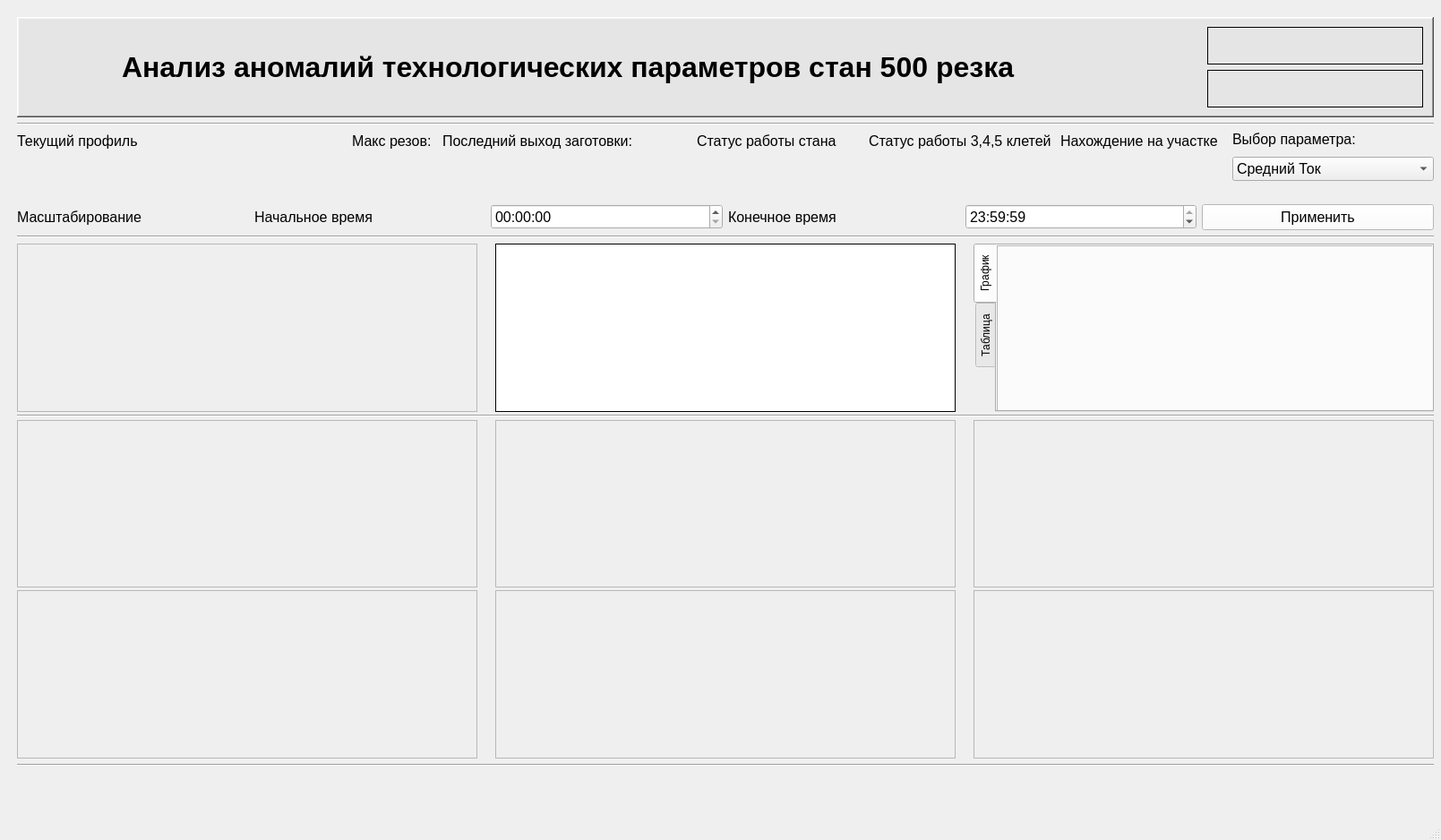
<?xml version="1.0" encoding="UTF-8"?>
<ui version="4.0">
 <class>MainWindow</class>
 <widget class="QMainWindow" name="MainWindow">
  <property name="geometry">
   <rect>
    <x>0</x>
    <y>0</y>
    <width>1609</width>
    <height>938</height>
   </rect>
  </property>
  <property name="windowTitle">
   <string>Анализ аномалий технологических параметров</string>
  </property>
  <property name="styleSheet">
   <string notr="true"/>
  </property>
  <widget class="QWidget" name="centralwidget">
   <widget class="QFrame" name="verticalFrame_5">
    <property name="geometry">
     <rect>
      <x>10</x>
      <y>10</y>
      <width>1591</width>
      <height>871</height>
     </rect>
    </property>
    <layout class="QVBoxLayout" name="MainLayout" stretch="0,0,2,1,0,20,0">
     <property name="sizeConstraint">
      <enum>QLayout::SetMaximumSize</enum>
     </property>
     <property name="rightMargin">
      <number>0</number>
     </property>
     <property name="bottomMargin">
      <number>25</number>
     </property>
     <item>
      <widget class="QFrame" name="HeaderFrame">
       <property name="styleSheet">
        <string notr="true">background-color:  #e5e5e5</string>
       </property>
       <property name="frameShape">
        <enum>QFrame::WinPanel</enum>
       </property>
       <property name="frameShadow">
        <enum>QFrame::Raised</enum>
       </property>
       <layout class="QHBoxLayout" name="HeaderLayout" stretch="1,10,2">
        <property name="rightMargin">
         <number>10</number>
        </property>
        <item>
         <widget class="QLabel" name="label">
          <property name="maximumSize">
           <size>
            <width>100</width>
            <height>100</height>
           </size>
          </property>
          <property name="text">
           <string/>
          </property>
          <property name="pixmap">
           <pixmap>logo.png</pixmap>
          </property>
          <property name="scaledContents">
           <bool>true</bool>
          </property>
         </widget>
        </item>
        <item>
         <widget class="QLabel" name="TitleLabel">
          <property name="font">
           <font>
            <pointsize>24</pointsize>
            <weight>75</weight>
            <bold>true</bold>
           </font>
          </property>
          <property name="styleSheet">
           <string notr="true"/>
          </property>
          <property name="frameShape">
           <enum>QFrame::NoFrame</enum>
          </property>
          <property name="text">
           <string>Анализ аномалий технологических параметров стан 500 резка</string>
          </property>
         </widget>
        </item>
        <item>
         <layout class="QVBoxLayout" name="verticalLayout_6">
          <property name="topMargin">
           <number>0</number>
          </property>
          <item>
           <widget class="QFrame" name="TimeFrame">
            <property name="frameShape">
             <enum>QFrame::Box</enum>
            </property>
            <layout class="QHBoxLayout" name="horizontalLayout_5">
             <item>
              <widget class="QLabel" name="timeLabel">
               <property name="font">
                <font>
                 <pointsize>14</pointsize>
                 <weight>75</weight>
                 <bold>true</bold>
                </font>
               </property>
               <property name="text">
                <string/>
               </property>
               <property name="alignment">
                <set>Qt::AlignCenter</set>
               </property>
              </widget>
             </item>
            </layout>
           </widget>
          </item>
          <item>
           <widget class="QFrame" name="DateFrame">
            <property name="frameShape">
             <enum>QFrame::Box</enum>
            </property>
            <layout class="QHBoxLayout" name="horizontalLayout_6">
             <item>
              <widget class="QLabel" name="dateLabel">
               <property name="font">
                <font>
                 <pointsize>14</pointsize>
                 <weight>75</weight>
                 <bold>true</bold>
                </font>
               </property>
               <property name="text">
                <string/>
               </property>
               <property name="alignment">
                <set>Qt::AlignCenter</set>
               </property>
              </widget>
             </item>
            </layout>
           </widget>
          </item>
         </layout>
        </item>
       </layout>
      </widget>
     </item>
     <item>
      <widget class="Line" name="line">
       <property name="frameShadow">
        <enum>QFrame::Sunken</enum>
       </property>
       <property name="orientation">
        <enum>Qt::Horizontal</enum>
       </property>
      </widget>
     </item>
     <item>
      <layout class="QHBoxLayout" name="FunctionalLayout" stretch="4,1,3,2,2,2,2">
       <property name="spacing">
        <number>10</number>
       </property>
       <property name="sizeConstraint">
        <enum>QLayout::SetDefaultConstraint</enum>
       </property>
       <property name="bottomMargin">
        <number>0</number>
       </property>
       <item>
        <layout class="QVBoxLayout" name="CurrentProfileLayout">
         <property name="spacing">
          <number>10</number>
         </property>
         <property name="bottomMargin">
          <number>20</number>
         </property>
         <item>
          <widget class="QLabel" name="label_9">
           <property name="font">
            <font>
             <pointsize>12</pointsize>
            </font>
           </property>
           <property name="text">
            <string>Текущий профиль</string>
           </property>
          </widget>
         </item>
         <item>
          <widget class="QLabel" name="label_10">
           <property name="font">
            <font>
             <pointsize>12</pointsize>
            </font>
           </property>
           <property name="styleSheet">
            <string notr="true">color: rgb(255, 255, 255);</string>
           </property>
           <property name="text">
            <string/>
           </property>
          </widget>
         </item>
        </layout>
       </item>
       <item>
        <layout class="QVBoxLayout" name="Passages">
         <property name="spacing">
          <number>10</number>
         </property>
         <property name="bottomMargin">
          <number>20</number>
         </property>
         <item>
          <widget class="QLabel" name="label_11">
           <property name="font">
            <font>
             <pointsize>12</pointsize>
            </font>
           </property>
           <property name="text">
            <string>Макс резов:</string>
           </property>
          </widget>
         </item>
         <item>
          <widget class="QLabel" name="label_14">
           <property name="font">
            <font>
             <pointsize>12</pointsize>
            </font>
           </property>
           <property name="text">
            <string/>
           </property>
          </widget>
         </item>
        </layout>
       </item>
       <item>
        <layout class="QVBoxLayout" name="verticalLayout_2">
         <property name="spacing">
          <number>10</number>
         </property>
         <property name="bottomMargin">
          <number>20</number>
         </property>
         <item>
          <widget class="QLabel" name="label_37">
           <property name="font">
            <font>
             <pointsize>12</pointsize>
            </font>
           </property>
           <property name="text">
            <string>Последний выход заготовки:</string>
           </property>
          </widget>
         </item>
         <item>
          <widget class="QLabel" name="label_24">
           <property name="font">
            <font>
             <pointsize>12</pointsize>
            </font>
           </property>
           <property name="text">
            <string/>
           </property>
          </widget>
         </item>
        </layout>
       </item>
       <item>
        <layout class="QVBoxLayout" name="StatusLayout" stretch="1,1">
         <property name="spacing">
          <number>10</number>
         </property>
         <property name="bottomMargin">
          <number>20</number>
         </property>
         <item>
          <widget class="QLabel" name="label_33">
           <property name="font">
            <font>
             <pointsize>12</pointsize>
            </font>
           </property>
           <property name="text">
            <string>Статус работы стана</string>
           </property>
          </widget>
         </item>
         <item>
          <layout class="QHBoxLayout" name="horizontalLayout_7">
           <item>
            <widget class="QLabel" name="labelstatus">
             <property name="font">
              <font>
               <pointsize>12</pointsize>
              </font>
             </property>
             <property name="styleSheet">
              <string notr="true">color: rgb(255, 255, 255);</string>
             </property>
             <property name="text">
              <string/>
             </property>
            </widget>
           </item>
           <item>
            <widget class="QLabel" name="labeldowntime">
             <property name="font">
              <font>
               <pointsize>12</pointsize>
              </font>
             </property>
             <property name="text">
              <string/>
             </property>
            </widget>
           </item>
          </layout>
         </item>
        </layout>
       </item>
       <item>
        <layout class="QVBoxLayout" name="StatusLayout_2" stretch="1,1">
         <property name="spacing">
          <number>10</number>
         </property>
         <property name="bottomMargin">
          <number>20</number>
         </property>
         <item>
          <widget class="QLabel" name="label_35">
           <property name="font">
            <font>
             <pointsize>12</pointsize>
            </font>
           </property>
           <property name="text">
            <string>Статус работы 3,4,5 клетей</string>
           </property>
          </widget>
         </item>
         <item>
          <layout class="QHBoxLayout" name="horizontalLayout_8">
           <item>
            <widget class="QLabel" name="labeldowntimeklet_text">
             <property name="font">
              <font>
               <pointsize>12</pointsize>
              </font>
             </property>
             <property name="styleSheet">
              <string notr="true">color: rgb(255, 255, 255);</string>
             </property>
             <property name="text">
              <string/>
             </property>
            </widget>
           </item>
           <item>
            <widget class="QLabel" name="labeldowntimeklet_time">
             <property name="font">
              <font>
               <pointsize>12</pointsize>
              </font>
             </property>
             <property name="text">
              <string/>
             </property>
            </widget>
           </item>
          </layout>
         </item>
        </layout>
       </item>
       <item>
        <layout class="QVBoxLayout" name="OnReginonLayout" stretch="1,1">
         <property name="spacing">
          <number>10</number>
         </property>
         <property name="bottomMargin">
          <number>20</number>
         </property>
         <item>
          <widget class="QLabel" name="label_36">
           <property name="font">
            <font>
             <pointsize>12</pointsize>
            </font>
           </property>
           <property name="text">
            <string>Нахождение на участке</string>
           </property>
          </widget>
         </item>
         <item>
          <layout class="QHBoxLayout" name="horizontalLayout_9">
           <item>
            <widget class="QLabel" name="label_onRegion">
             <property name="font">
              <font>
               <pointsize>12</pointsize>
              </font>
             </property>
             <property name="styleSheet">
              <string notr="true">color: rgb(255, 255, 255);</string>
             </property>
             <property name="text">
              <string/>
             </property>
            </widget>
           </item>
          </layout>
         </item>
        </layout>
       </item>
       <item>
        <layout class="QVBoxLayout" name="ChangeParamLayout" stretch="1,1">
         <property name="spacing">
          <number>10</number>
         </property>
         <property name="bottomMargin">
          <number>20</number>
         </property>
         <item>
          <widget class="QLabel" name="label_3">
           <property name="font">
            <font>
             <pointsize>12</pointsize>
            </font>
           </property>
           <property name="text">
            <string>Выбор параметра:</string>
           </property>
          </widget>
         </item>
         <item>
          <widget class="QComboBox" name="comboBox">
           <property name="sizePolicy">
            <sizepolicy hsizetype="Minimum" vsizetype="Minimum">
             <horstretch>0</horstretch>
             <verstretch>0</verstretch>
            </sizepolicy>
           </property>
           <property name="font">
            <font>
             <pointsize>12</pointsize>
            </font>
           </property>
           <item>
            <property name="text">
             <string>Средний Ток</string>
            </property>
           </item>
           <item>
            <property name="text">
             <string>Максимальный Ток</string>
            </property>
           </item>
           <item>
            <property name="text">
             <string>Средняя мощность</string>
            </property>
           </item>
           <item>
            <property name="text">
             <string>Максимаьлная мощность</string>
            </property>
           </item>
           <item>
            <property name="text">
             <string>Средняя вибрация</string>
            </property>
           </item>
           <item>
            <property name="text">
             <string>Максимальная вибрация</string>
            </property>
           </item>
           <item>
            <property name="text">
             <string>Паузы перед проходами</string>
            </property>
           </item>
           <item>
            <property name="text">
             <string>Время цикла</string>
            </property>
           </item>
           <item>
            <property name="text">
             <string>Время реза</string>
            </property>
           </item>
           <item>
            <property name="text">
             <string>Скорость вращения диска</string>
            </property>
           </item>
           <item>
            <property name="text">
             <string>Диаметр диска</string>
            </property>
           </item>
          </widget>
         </item>
        </layout>
       </item>
      </layout>
     </item>
     <item>
      <layout class="QHBoxLayout" name="horizontalLayout_4">
       <item>
        <layout class="QHBoxLayout" name="horizontalLayout">
         <item>
          <widget class="QLabel" name="label_30">
           <property name="font">
            <font>
             <pointsize>12</pointsize>
            </font>
           </property>
           <property name="text">
            <string>Масштабирование</string>
           </property>
          </widget>
         </item>
         <item>
          <widget class="QLabel" name="label_32">
           <property name="font">
            <font>
             <pointsize>12</pointsize>
            </font>
           </property>
           <property name="text">
            <string>Начальное время</string>
           </property>
          </widget>
         </item>
         <item>
          <widget class="QTimeEdit" name="timeEdit">
           <property name="font">
            <font>
             <pointsize>12</pointsize>
            </font>
           </property>
           <property name="displayFormat">
            <string>HH:mm:ss</string>
           </property>
          </widget>
         </item>
         <item>
          <widget class="QLabel" name="label_31">
           <property name="font">
            <font>
             <pointsize>12</pointsize>
            </font>
           </property>
           <property name="text">
            <string>Конечное время</string>
           </property>
          </widget>
         </item>
         <item>
          <widget class="QTimeEdit" name="timeEdit_2">
           <property name="font">
            <font>
             <pointsize>12</pointsize>
            </font>
           </property>
           <property name="displayFormat">
            <string>HH:mm:ss</string>
           </property>
           <property name="time">
            <time>
             <hour>23</hour>
             <minute>59</minute>
             <second>59</second>
            </time>
           </property>
          </widget>
         </item>
         <item>
          <widget class="QPushButton" name="btnSaveMas">
           <property name="sizePolicy">
            <sizepolicy hsizetype="Minimum" vsizetype="Minimum">
             <horstretch>0</horstretch>
             <verstretch>0</verstretch>
            </sizepolicy>
           </property>
           <property name="palette">
            <palette>
             <active>
              <colorrole role="WindowText">
               <brush brushstyle="SolidPattern">
                <color alpha="255">
                 <red>0</red>
                 <green>0</green>
                 <blue>0</blue>
                </color>
               </brush>
              </colorrole>
              <colorrole role="Button">
               <brush brushstyle="SolidPattern">
                <color alpha="255">
                 <red>255</red>
                 <green>255</green>
                 <blue>255</blue>
                </color>
               </brush>
              </colorrole>
              <colorrole role="Light">
               <brush brushstyle="SolidPattern">
                <color alpha="255">
                 <red>255</red>
                 <green>255</green>
                 <blue>255</blue>
                </color>
               </brush>
              </colorrole>
              <colorrole role="Midlight">
               <brush brushstyle="SolidPattern">
                <color alpha="255">
                 <red>255</red>
                 <green>255</green>
                 <blue>255</blue>
                </color>
               </brush>
              </colorrole>
              <colorrole role="Dark">
               <brush brushstyle="SolidPattern">
                <color alpha="255">
                 <red>127</red>
                 <green>127</green>
                 <blue>127</blue>
                </color>
               </brush>
              </colorrole>
              <colorrole role="Mid">
               <brush brushstyle="SolidPattern">
                <color alpha="255">
                 <red>170</red>
                 <green>170</green>
                 <blue>170</blue>
                </color>
               </brush>
              </colorrole>
              <colorrole role="Text">
               <brush brushstyle="SolidPattern">
                <color alpha="255">
                 <red>0</red>
                 <green>0</green>
                 <blue>0</blue>
                </color>
               </brush>
              </colorrole>
              <colorrole role="BrightText">
               <brush brushstyle="SolidPattern">
                <color alpha="255">
                 <red>255</red>
                 <green>255</green>
                 <blue>255</blue>
                </color>
               </brush>
              </colorrole>
              <colorrole role="ButtonText">
               <brush brushstyle="SolidPattern">
                <color alpha="255">
                 <red>0</red>
                 <green>0</green>
                 <blue>0</blue>
                </color>
               </brush>
              </colorrole>
              <colorrole role="Base">
               <brush brushstyle="SolidPattern">
                <color alpha="255">
                 <red>255</red>
                 <green>255</green>
                 <blue>255</blue>
                </color>
               </brush>
              </colorrole>
              <colorrole role="Window">
               <brush brushstyle="SolidPattern">
                <color alpha="255">
                 <red>255</red>
                 <green>255</green>
                 <blue>255</blue>
                </color>
               </brush>
              </colorrole>
              <colorrole role="Shadow">
               <brush brushstyle="SolidPattern">
                <color alpha="255">
                 <red>0</red>
                 <green>0</green>
                 <blue>0</blue>
                </color>
               </brush>
              </colorrole>
              <colorrole role="AlternateBase">
               <brush brushstyle="SolidPattern">
                <color alpha="255">
                 <red>255</red>
                 <green>255</green>
                 <blue>255</blue>
                </color>
               </brush>
              </colorrole>
              <colorrole role="ToolTipBase">
               <brush brushstyle="SolidPattern">
                <color alpha="255">
                 <red>255</red>
                 <green>255</green>
                 <blue>220</blue>
                </color>
               </brush>
              </colorrole>
              <colorrole role="ToolTipText">
               <brush brushstyle="SolidPattern">
                <color alpha="255">
                 <red>0</red>
                 <green>0</green>
                 <blue>0</blue>
                </color>
               </brush>
              </colorrole>
              <colorrole role="PlaceholderText">
               <brush brushstyle="SolidPattern">
                <color alpha="128">
                 <red>0</red>
                 <green>0</green>
                 <blue>0</blue>
                </color>
               </brush>
              </colorrole>
             </active>
             <inactive>
              <colorrole role="WindowText">
               <brush brushstyle="SolidPattern">
                <color alpha="255">
                 <red>0</red>
                 <green>0</green>
                 <blue>0</blue>
                </color>
               </brush>
              </colorrole>
              <colorrole role="Button">
               <brush brushstyle="SolidPattern">
                <color alpha="255">
                 <red>255</red>
                 <green>255</green>
                 <blue>255</blue>
                </color>
               </brush>
              </colorrole>
              <colorrole role="Light">
               <brush brushstyle="SolidPattern">
                <color alpha="255">
                 <red>255</red>
                 <green>255</green>
                 <blue>255</blue>
                </color>
               </brush>
              </colorrole>
              <colorrole role="Midlight">
               <brush brushstyle="SolidPattern">
                <color alpha="255">
                 <red>255</red>
                 <green>255</green>
                 <blue>255</blue>
                </color>
               </brush>
              </colorrole>
              <colorrole role="Dark">
               <brush brushstyle="SolidPattern">
                <color alpha="255">
                 <red>127</red>
                 <green>127</green>
                 <blue>127</blue>
                </color>
               </brush>
              </colorrole>
              <colorrole role="Mid">
               <brush brushstyle="SolidPattern">
                <color alpha="255">
                 <red>170</red>
                 <green>170</green>
                 <blue>170</blue>
                </color>
               </brush>
              </colorrole>
              <colorrole role="Text">
               <brush brushstyle="SolidPattern">
                <color alpha="255">
                 <red>0</red>
                 <green>0</green>
                 <blue>0</blue>
                </color>
               </brush>
              </colorrole>
              <colorrole role="BrightText">
               <brush brushstyle="SolidPattern">
                <color alpha="255">
                 <red>255</red>
                 <green>255</green>
                 <blue>255</blue>
                </color>
               </brush>
              </colorrole>
              <colorrole role="ButtonText">
               <brush brushstyle="SolidPattern">
                <color alpha="255">
                 <red>0</red>
                 <green>0</green>
                 <blue>0</blue>
                </color>
               </brush>
              </colorrole>
              <colorrole role="Base">
               <brush brushstyle="SolidPattern">
                <color alpha="255">
                 <red>255</red>
                 <green>255</green>
                 <blue>255</blue>
                </color>
               </brush>
              </colorrole>
              <colorrole role="Window">
               <brush brushstyle="SolidPattern">
                <color alpha="255">
                 <red>255</red>
                 <green>255</green>
                 <blue>255</blue>
                </color>
               </brush>
              </colorrole>
              <colorrole role="Shadow">
               <brush brushstyle="SolidPattern">
                <color alpha="255">
                 <red>0</red>
                 <green>0</green>
                 <blue>0</blue>
                </color>
               </brush>
              </colorrole>
              <colorrole role="AlternateBase">
               <brush brushstyle="SolidPattern">
                <color alpha="255">
                 <red>255</red>
                 <green>255</green>
                 <blue>255</blue>
                </color>
               </brush>
              </colorrole>
              <colorrole role="ToolTipBase">
               <brush brushstyle="SolidPattern">
                <color alpha="255">
                 <red>255</red>
                 <green>255</green>
                 <blue>220</blue>
                </color>
               </brush>
              </colorrole>
              <colorrole role="ToolTipText">
               <brush brushstyle="SolidPattern">
                <color alpha="255">
                 <red>0</red>
                 <green>0</green>
                 <blue>0</blue>
                </color>
               </brush>
              </colorrole>
              <colorrole role="PlaceholderText">
               <brush brushstyle="SolidPattern">
                <color alpha="128">
                 <red>0</red>
                 <green>0</green>
                 <blue>0</blue>
                </color>
               </brush>
              </colorrole>
             </inactive>
             <disabled>
              <colorrole role="WindowText">
               <brush brushstyle="SolidPattern">
                <color alpha="255">
                 <red>127</red>
                 <green>127</green>
                 <blue>127</blue>
                </color>
               </brush>
              </colorrole>
              <colorrole role="Button">
               <brush brushstyle="SolidPattern">
                <color alpha="255">
                 <red>255</red>
                 <green>255</green>
                 <blue>255</blue>
                </color>
               </brush>
              </colorrole>
              <colorrole role="Light">
               <brush brushstyle="SolidPattern">
                <color alpha="255">
                 <red>255</red>
                 <green>255</green>
                 <blue>255</blue>
                </color>
               </brush>
              </colorrole>
              <colorrole role="Midlight">
               <brush brushstyle="SolidPattern">
                <color alpha="255">
                 <red>255</red>
                 <green>255</green>
                 <blue>255</blue>
                </color>
               </brush>
              </colorrole>
              <colorrole role="Dark">
               <brush brushstyle="SolidPattern">
                <color alpha="255">
                 <red>127</red>
                 <green>127</green>
                 <blue>127</blue>
                </color>
               </brush>
              </colorrole>
              <colorrole role="Mid">
               <brush brushstyle="SolidPattern">
                <color alpha="255">
                 <red>170</red>
                 <green>170</green>
                 <blue>170</blue>
                </color>
               </brush>
              </colorrole>
              <colorrole role="Text">
               <brush brushstyle="SolidPattern">
                <color alpha="255">
                 <red>127</red>
                 <green>127</green>
                 <blue>127</blue>
                </color>
               </brush>
              </colorrole>
              <colorrole role="BrightText">
               <brush brushstyle="SolidPattern">
                <color alpha="255">
                 <red>255</red>
                 <green>255</green>
                 <blue>255</blue>
                </color>
               </brush>
              </colorrole>
              <colorrole role="ButtonText">
               <brush brushstyle="SolidPattern">
                <color alpha="255">
                 <red>127</red>
                 <green>127</green>
                 <blue>127</blue>
                </color>
               </brush>
              </colorrole>
              <colorrole role="Base">
               <brush brushstyle="SolidPattern">
                <color alpha="255">
                 <red>255</red>
                 <green>255</green>
                 <blue>255</blue>
                </color>
               </brush>
              </colorrole>
              <colorrole role="Window">
               <brush brushstyle="SolidPattern">
                <color alpha="255">
                 <red>255</red>
                 <green>255</green>
                 <blue>255</blue>
                </color>
               </brush>
              </colorrole>
              <colorrole role="Shadow">
               <brush brushstyle="SolidPattern">
                <color alpha="255">
                 <red>0</red>
                 <green>0</green>
                 <blue>0</blue>
                </color>
               </brush>
              </colorrole>
              <colorrole role="AlternateBase">
               <brush brushstyle="SolidPattern">
                <color alpha="255">
                 <red>255</red>
                 <green>255</green>
                 <blue>255</blue>
                </color>
               </brush>
              </colorrole>
              <colorrole role="ToolTipBase">
               <brush brushstyle="SolidPattern">
                <color alpha="255">
                 <red>255</red>
                 <green>255</green>
                 <blue>220</blue>
                </color>
               </brush>
              </colorrole>
              <colorrole role="ToolTipText">
               <brush brushstyle="SolidPattern">
                <color alpha="255">
                 <red>0</red>
                 <green>0</green>
                 <blue>0</blue>
                </color>
               </brush>
              </colorrole>
              <colorrole role="PlaceholderText">
               <brush brushstyle="SolidPattern">
                <color alpha="128">
                 <red>0</red>
                 <green>0</green>
                 <blue>0</blue>
                </color>
               </brush>
              </colorrole>
             </disabled>
            </palette>
           </property>
           <property name="font">
            <font>
             <pointsize>12</pointsize>
            </font>
           </property>
           <property name="text">
            <string>Применить</string>
           </property>
          </widget>
         </item>
        </layout>
       </item>
      </layout>
     </item>
     <item>
      <widget class="Line" name="line_2">
       <property name="orientation">
        <enum>Qt::Horizontal</enum>
       </property>
      </widget>
     </item>
     <item>
      <layout class="QVBoxLayout" name="VisualLayout" stretch="1,1,1,1">
       <property name="spacing">
        <number>3</number>
       </property>
       <item>
        <layout class="QHBoxLayout" name="HistogramLayouts" stretch="1,1,1">
         <property name="spacing">
          <number>20</number>
         </property>
         <property name="sizeConstraint">
          <enum>QLayout::SetFixedSize</enum>
         </property>
         <property name="leftMargin">
          <number>0</number>
         </property>
         <item>
          <layout class="QVBoxLayout" name="Histogram">
           <property name="sizeConstraint">
            <enum>QLayout::SetFixedSize</enum>
           </property>
           <item>
            <widget class="QLabel" name="label_13">
             <property name="sizePolicy">
              <sizepolicy hsizetype="Preferred" vsizetype="Preferred">
               <horstretch>0</horstretch>
               <verstretch>0</verstretch>
              </sizepolicy>
             </property>
             <property name="font">
              <font>
               <pointsize>12</pointsize>
              </font>
             </property>
             <property name="frameShape">
              <enum>QFrame::StyledPanel</enum>
             </property>
             <property name="frameShadow">
              <enum>QFrame::Plain</enum>
             </property>
             <property name="text">
              <string/>
             </property>
             <property name="scaledContents">
              <bool>true</bool>
             </property>
             <property name="alignment">
              <set>Qt::AlignCenter</set>
             </property>
            </widget>
           </item>
          </layout>
         </item>
         <item>
          <widget class="QTableWidget" name="tableView_2">
           <property name="enabled">
            <bool>true</bool>
           </property>
           <property name="sizePolicy">
            <sizepolicy hsizetype="Preferred" vsizetype="Preferred">
             <horstretch>0</horstretch>
             <verstretch>0</verstretch>
            </sizepolicy>
           </property>
           <property name="font">
            <font>
             <pointsize>11</pointsize>
            </font>
           </property>
           <property name="frameShape">
            <enum>QFrame::Box</enum>
           </property>
           <property name="frameShadow">
            <enum>QFrame::Plain</enum>
           </property>
           <property name="editTriggers">
            <set>QAbstractItemView::NoEditTriggers</set>
           </property>
           <property name="dragEnabled">
            <bool>false</bool>
           </property>
           <property name="gridStyle">
            <enum>Qt::DashLine</enum>
           </property>
           <attribute name="horizontalHeaderDefaultSectionSize">
            <number>120</number>
           </attribute>
           <attribute name="verticalHeaderDefaultSectionSize">
            <number>30</number>
           </attribute>
          </widget>
         </item>
         <item>
          <layout class="QVBoxLayout" name="verticalLayout_3">
           <item>
            <widget class="QTabWidget" name="tabWidget">
             <property name="enabled">
              <bool>true</bool>
             </property>
             <property name="sizePolicy">
              <sizepolicy hsizetype="Minimum" vsizetype="Minimum">
               <horstretch>0</horstretch>
               <verstretch>0</verstretch>
              </sizepolicy>
             </property>
             <property name="minimumSize">
              <size>
               <width>0</width>
               <height>0</height>
              </size>
             </property>
             <property name="tabPosition">
              <enum>QTabWidget::West</enum>
             </property>
             <property name="tabShape">
              <enum>QTabWidget::Rounded</enum>
             </property>
             <property name="currentIndex">
              <number>0</number>
             </property>
             <property name="elideMode">
              <enum>Qt::ElideNone</enum>
             </property>
             <property name="usesScrollButtons">
              <bool>true</bool>
             </property>
             <property name="documentMode">
              <bool>false</bool>
             </property>
             <property name="tabsClosable">
              <bool>false</bool>
             </property>
             <property name="movable">
              <bool>false</bool>
             </property>
             <property name="tabBarAutoHide">
              <bool>false</bool>
             </property>
             <widget class="QWidget" name="tab">
              <property name="sizePolicy">
               <sizepolicy hsizetype="Minimum" vsizetype="Minimum">
                <horstretch>0</horstretch>
                <verstretch>0</verstretch>
               </sizepolicy>
              </property>
              <attribute name="title">
               <string>График</string>
              </attribute>
              <widget class="QLabel" name="label_view">
               <property name="geometry">
                <rect>
                 <x>0</x>
                 <y>0</y>
                 <width>520</width>
                 <height>200</height>
                </rect>
               </property>
               <property name="sizePolicy">
                <sizepolicy hsizetype="Preferred" vsizetype="Preferred">
                 <horstretch>0</horstretch>
                 <verstretch>0</verstretch>
                </sizepolicy>
               </property>
               <property name="font">
                <font>
                 <pointsize>12</pointsize>
                </font>
               </property>
               <property name="frameShape">
                <enum>QFrame::StyledPanel</enum>
               </property>
               <property name="text">
                <string/>
               </property>
               <property name="scaledContents">
                <bool>true</bool>
               </property>
               <property name="alignment">
                <set>Qt::AlignCenter</set>
               </property>
              </widget>
             </widget>
             <widget class="QWidget" name="tab_2">
              <property name="sizePolicy">
               <sizepolicy hsizetype="Minimum" vsizetype="Minimum">
                <horstretch>0</horstretch>
                <verstretch>0</verstretch>
               </sizepolicy>
              </property>
              <attribute name="title">
               <string>Таблица</string>
              </attribute>
              <widget class="QTableWidget" name="tableView">
               <property name="enabled">
                <bool>true</bool>
               </property>
               <property name="geometry">
                <rect>
                 <x>0</x>
                 <y>0</y>
                 <width>520</width>
                 <height>200</height>
                </rect>
               </property>
               <property name="sizePolicy">
                <sizepolicy hsizetype="Preferred" vsizetype="Preferred">
                 <horstretch>0</horstretch>
                 <verstretch>0</verstretch>
                </sizepolicy>
               </property>
               <property name="font">
                <font>
                 <pointsize>11</pointsize>
                </font>
               </property>
               <property name="frameShape">
                <enum>QFrame::Box</enum>
               </property>
               <property name="frameShadow">
                <enum>QFrame::Plain</enum>
               </property>
               <property name="editTriggers">
                <set>QAbstractItemView::NoEditTriggers</set>
               </property>
               <property name="dragEnabled">
                <bool>false</bool>
               </property>
               <property name="gridStyle">
                <enum>Qt::DashLine</enum>
               </property>
               <attribute name="horizontalHeaderDefaultSectionSize">
                <number>120</number>
               </attribute>
               <attribute name="verticalHeaderDefaultSectionSize">
                <number>30</number>
               </attribute>
              </widget>
             </widget>
            </widget>
           </item>
          </layout>
         </item>
        </layout>
       </item>
       <item>
        <widget class="Line" name="line_3">
         <property name="orientation">
          <enum>Qt::Horizontal</enum>
         </property>
        </widget>
       </item>
       <item>
        <layout class="QHBoxLayout" name="horizontalLayout_3" stretch="1,1,1">
         <property name="spacing">
          <number>20</number>
         </property>
         <property name="sizeConstraint">
          <enum>QLayout::SetFixedSize</enum>
         </property>
         <item>
          <widget class="QLabel" name="label_6">
           <property name="sizePolicy">
            <sizepolicy hsizetype="Minimum" vsizetype="Minimum">
             <horstretch>0</horstretch>
             <verstretch>0</verstretch>
            </sizepolicy>
           </property>
           <property name="font">
            <font>
             <pointsize>12</pointsize>
            </font>
           </property>
           <property name="frameShape">
            <enum>QFrame::StyledPanel</enum>
           </property>
           <property name="text">
            <string/>
           </property>
           <property name="scaledContents">
            <bool>true</bool>
           </property>
           <property name="alignment">
            <set>Qt::AlignCenter</set>
           </property>
          </widget>
         </item>
         <item>
          <widget class="QLabel" name="label_7">
           <property name="sizePolicy">
            <sizepolicy hsizetype="Preferred" vsizetype="Preferred">
             <horstretch>0</horstretch>
             <verstretch>0</verstretch>
            </sizepolicy>
           </property>
           <property name="font">
            <font>
             <pointsize>12</pointsize>
            </font>
           </property>
           <property name="frameShape">
            <enum>QFrame::StyledPanel</enum>
           </property>
           <property name="frameShadow">
            <enum>QFrame::Plain</enum>
           </property>
           <property name="text">
            <string/>
           </property>
           <property name="scaledContents">
            <bool>true</bool>
           </property>
           <property name="alignment">
            <set>Qt::AlignCenter</set>
           </property>
          </widget>
         </item>
         <item>
          <widget class="QLabel" name="label_5">
           <property name="sizePolicy">
            <sizepolicy hsizetype="Preferred" vsizetype="Preferred">
             <horstretch>0</horstretch>
             <verstretch>0</verstretch>
            </sizepolicy>
           </property>
           <property name="font">
            <font>
             <pointsize>12</pointsize>
            </font>
           </property>
           <property name="frameShape">
            <enum>QFrame::StyledPanel</enum>
           </property>
           <property name="frameShadow">
            <enum>QFrame::Plain</enum>
           </property>
           <property name="text">
            <string/>
           </property>
           <property name="scaledContents">
            <bool>true</bool>
           </property>
           <property name="alignment">
            <set>Qt::AlignCenter</set>
           </property>
          </widget>
         </item>
        </layout>
       </item>
       <item>
        <layout class="QHBoxLayout" name="horizontalLayout_2" stretch="1,1,1">
         <property name="spacing">
          <number>20</number>
         </property>
         <property name="leftMargin">
          <number>0</number>
         </property>
         <property name="rightMargin">
          <number>0</number>
         </property>
         <item>
          <widget class="QLabel" name="label_15">
           <property name="font">
            <font>
             <pointsize>12</pointsize>
            </font>
           </property>
           <property name="frameShape">
            <enum>QFrame::StyledPanel</enum>
           </property>
           <property name="text">
            <string/>
           </property>
           <property name="scaledContents">
            <bool>true</bool>
           </property>
           <property name="alignment">
            <set>Qt::AlignCenter</set>
           </property>
          </widget>
         </item>
         <item>
          <widget class="QLabel" name="label_12">
           <property name="font">
            <font>
             <pointsize>12</pointsize>
            </font>
           </property>
           <property name="frameShape">
            <enum>QFrame::StyledPanel</enum>
           </property>
           <property name="text">
            <string/>
           </property>
           <property name="scaledContents">
            <bool>true</bool>
           </property>
           <property name="alignment">
            <set>Qt::AlignCenter</set>
           </property>
          </widget>
         </item>
         <item>
          <widget class="QLabel" name="label_29">
           <property name="font">
            <font>
             <pointsize>12</pointsize>
            </font>
           </property>
           <property name="frameShape">
            <enum>QFrame::StyledPanel</enum>
           </property>
           <property name="text">
            <string/>
           </property>
           <property name="scaledContents">
            <bool>true</bool>
           </property>
           <property name="alignment">
            <set>Qt::AlignCenter</set>
           </property>
          </widget>
         </item>
        </layout>
       </item>
      </layout>
     </item>
     <item>
      <widget class="Line" name="line_4">
       <property name="orientation">
        <enum>Qt::Horizontal</enum>
       </property>
      </widget>
     </item>
    </layout>
   </widget>
  </widget>
  <widget class="QMenuBar" name="menubar">
   <property name="geometry">
    <rect>
     <x>0</x>
     <y>0</y>
     <width>1609</width>
     <height>21</height>
    </rect>
   </property>
  </widget>
  <widget class="QStatusBar" name="statusbar"/>
 </widget>
 <resources/>
 <connections/>
</ui>
